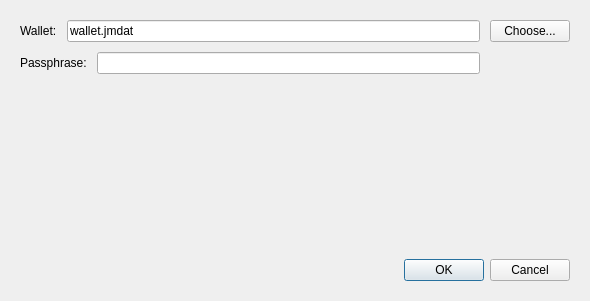
<?xml version="1.0" encoding="UTF-8"?>
<ui version="4.0">
 <class>OpenWalletDialog</class>
 <widget class="QDialog" name="OpenWalletDialog">
  <property name="geometry">
   <rect>
    <x>0</x>
    <y>0</y>
    <width>590</width>
    <height>301</height>
   </rect>
  </property>
  <property name="sizePolicy">
   <sizepolicy hsizetype="Maximum" vsizetype="Maximum">
    <horstretch>0</horstretch>
    <verstretch>0</verstretch>
   </sizepolicy>
  </property>
  <property name="focusPolicy">
   <enum>Qt::TabFocus</enum>
  </property>
  <property name="windowTitle">
   <string>JoinMarket - Open Wallet</string>
  </property>
  <property name="modal">
   <bool>true</bool>
  </property>
  <layout class="QVBoxLayout" name="verticalLayout" stretch="0,0,0,1,0">
   <property name="spacing">
    <number>10</number>
   </property>
   <property name="leftMargin">
    <number>20</number>
   </property>
   <property name="topMargin">
    <number>20</number>
   </property>
   <property name="rightMargin">
    <number>20</number>
   </property>
   <property name="bottomMargin">
    <number>20</number>
   </property>
   <item>
    <layout class="QHBoxLayout" name="horizontalLayout" stretch="0,1,0">
     <property name="spacing">
      <number>10</number>
     </property>
     <item>
      <widget class="QLabel" name="label">
       <property name="sizePolicy">
        <sizepolicy hsizetype="Fixed" vsizetype="Fixed">
         <horstretch>0</horstretch>
         <verstretch>0</verstretch>
        </sizepolicy>
       </property>
       <property name="text">
        <string>Wallet:</string>
       </property>
      </widget>
     </item>
     <item>
      <widget class="QLineEdit" name="walletFileEdit">
       <property name="sizePolicy">
        <sizepolicy hsizetype="Expanding" vsizetype="Fixed">
         <horstretch>0</horstretch>
         <verstretch>0</verstretch>
        </sizepolicy>
       </property>
       <property name="minimumSize">
        <size>
         <width>400</width>
         <height>0</height>
        </size>
       </property>
       <property name="text">
        <string>wallet.jmdat</string>
       </property>
       <property name="placeholderText">
        <string/>
       </property>
      </widget>
     </item>
     <item>
      <widget class="QPushButton" name="chooseWalletButton">
       <property name="sizePolicy">
        <sizepolicy hsizetype="Fixed" vsizetype="Fixed">
         <horstretch>0</horstretch>
         <verstretch>0</verstretch>
        </sizepolicy>
       </property>
       <property name="text">
        <string>Choose...</string>
       </property>
      </widget>
     </item>
    </layout>
   </item>
   <item>
    <layout class="QHBoxLayout" name="horizontalLayout_2" stretch="0,1,0">
     <property name="spacing">
      <number>10</number>
     </property>
     <item>
      <widget class="QLabel" name="label_2">
       <property name="sizePolicy">
        <sizepolicy hsizetype="Fixed" vsizetype="Fixed">
         <horstretch>0</horstretch>
         <verstretch>0</verstretch>
        </sizepolicy>
       </property>
       <property name="text">
        <string>Passphrase:</string>
       </property>
      </widget>
     </item>
     <item>
      <widget class="QLineEdit" name="passphraseEdit">
       <property name="minimumSize">
        <size>
         <width>200</width>
         <height>0</height>
        </size>
       </property>
       <property name="echoMode">
        <enum>QLineEdit::Password</enum>
       </property>
      </widget>
     </item>
     <item>
      <spacer name="horizontalSpacer">
       <property name="orientation">
        <enum>Qt::Horizontal</enum>
       </property>
       <property name="sizeType">
        <enum>QSizePolicy::Fixed</enum>
       </property>
       <property name="sizeHint" stdset="0">
        <size>
         <width>90</width>
         <height>20</height>
        </size>
       </property>
      </spacer>
     </item>
    </layout>
   </item>
   <item>
    <layout class="QHBoxLayout" name="horizontalLayout_4" stretch="0">
     <property name="spacing">
      <number>10</number>
     </property>
     <item>
      <widget class="QLabel" name="errorMessageLabel">
       <property name="palette">
        <palette>
         <active>
          <colorrole role="WindowText">
           <brush brushstyle="SolidPattern">
            <color alpha="255">
             <red>239</red>
             <green>41</green>
             <blue>41</blue>
            </color>
           </brush>
          </colorrole>
         </active>
         <inactive>
          <colorrole role="WindowText">
           <brush brushstyle="SolidPattern">
            <color alpha="255">
             <red>239</red>
             <green>41</green>
             <blue>41</blue>
            </color>
           </brush>
          </colorrole>
         </inactive>
         <disabled>
          <colorrole role="WindowText">
           <brush brushstyle="SolidPattern">
            <color alpha="255">
             <red>190</red>
             <green>190</green>
             <blue>190</blue>
            </color>
           </brush>
          </colorrole>
         </disabled>
        </palette>
       </property>
       <property name="font">
        <font>
         <weight>75</weight>
         <bold>true</bold>
        </font>
       </property>
       <property name="text">
        <string/>
       </property>
      </widget>
     </item>
    </layout>
   </item>
   <item>
    <spacer name="verticalSpacer">
     <property name="orientation">
      <enum>Qt::Vertical</enum>
     </property>
     <property name="sizeType">
      <enum>QSizePolicy::Minimum</enum>
     </property>
     <property name="sizeHint" stdset="0">
      <size>
       <width>20</width>
       <height>150</height>
      </size>
     </property>
    </spacer>
   </item>
   <item>
    <layout class="QHBoxLayout" name="horizontalLayout_3" stretch="1,0">
     <property name="spacing">
      <number>10</number>
     </property>
     <item>
      <spacer name="horizontalSpacer_2">
       <property name="orientation">
        <enum>Qt::Horizontal</enum>
       </property>
       <property name="sizeHint" stdset="0">
        <size>
         <width>40</width>
         <height>20</height>
        </size>
       </property>
      </spacer>
     </item>
     <item>
      <widget class="QDialogButtonBox" name="buttonBox">
       <property name="orientation">
        <enum>Qt::Horizontal</enum>
       </property>
       <property name="standardButtons">
        <set>QDialogButtonBox::Cancel|QDialogButtonBox::Ok</set>
       </property>
      </widget>
     </item>
    </layout>
   </item>
  </layout>
 </widget>
 <tabstops>
  <tabstop>walletFileEdit</tabstop>
  <tabstop>chooseWalletButton</tabstop>
  <tabstop>passphraseEdit</tabstop>
 </tabstops>
 <resources/>
 <connections>
  <connection>
   <sender>buttonBox</sender>
   <signal>accepted()</signal>
   <receiver>OpenWalletDialog</receiver>
   <slot>accept()</slot>
   <hints>
    <hint type="sourcelabel">
     <x>248</x>
     <y>254</y>
    </hint>
    <hint type="destinationlabel">
     <x>157</x>
     <y>274</y>
    </hint>
   </hints>
  </connection>
  <connection>
   <sender>buttonBox</sender>
   <signal>rejected()</signal>
   <receiver>OpenWalletDialog</receiver>
   <slot>reject()</slot>
   <hints>
    <hint type="sourcelabel">
     <x>316</x>
     <y>260</y>
    </hint>
    <hint type="destinationlabel">
     <x>286</x>
     <y>274</y>
    </hint>
   </hints>
  </connection>
 </connections>
</ui>
